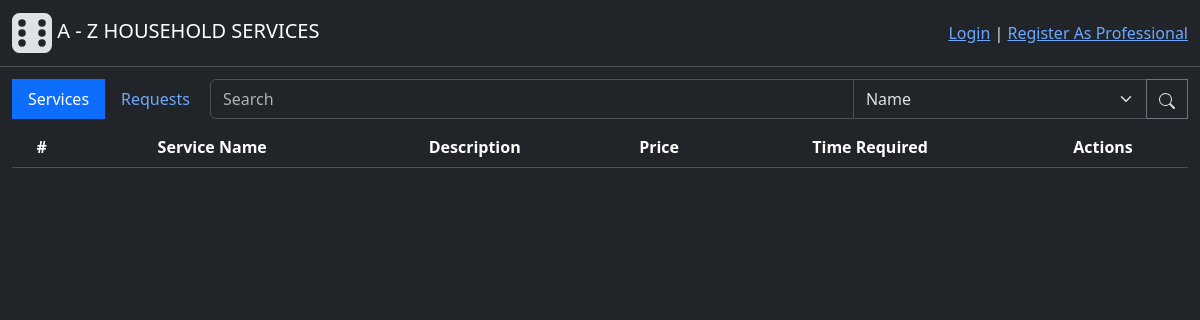
/user/services, run on an earlier commit of the app's database.
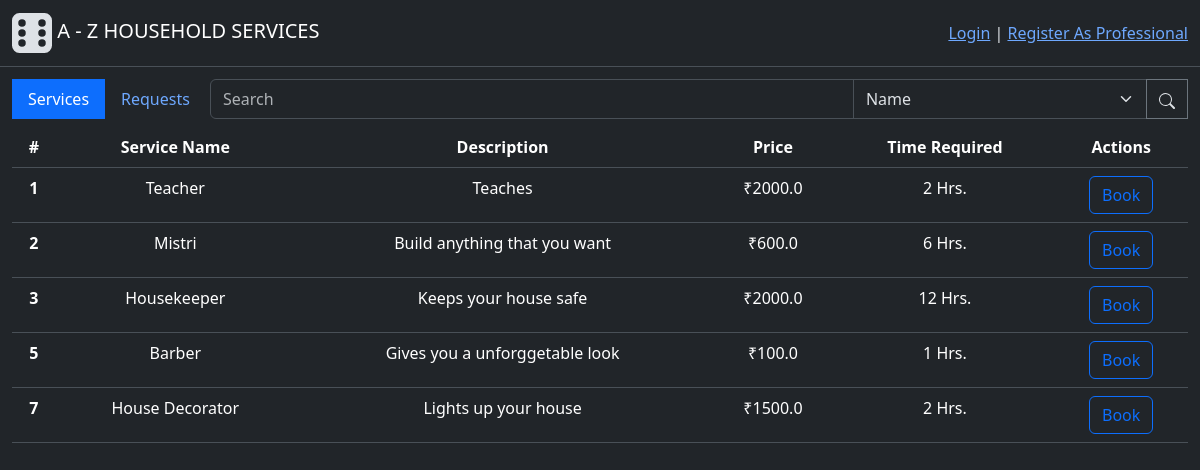
And on a later commit of the database.
### backend/modals.py (models this page shows)
class Service(db.Model):
    id = db.Column(db.Integer(), primary_key=True)
    name = db.Column(db.String(30),unique=True, nullable=False)
    desc = db.Column(db.String(500), nullable=False)
    time_required = db.Column(db.Integer(), nullable=False) # Time required (in Hrs)
    price = db.Column(db.Float(), nullable=False)
    status = db.Column(db.Integer(), nullable=False, default=1) # 0-inactive, 1-active
    service_requests = db.relationship("ServiceRequest", cascade="all, delete", backref="services", lazy=True) # For accessing all the service requests having common service
    def capitalised_name(self):
        return self.name.title()

### backend/controllers.py (the view)
@app.route("/user/services", methods=["GET", "POST"])
def user_services_tab():
    button_state = request.args.get("button_state", 1, type=int) # Accessing data send using url_for function, default=1
    services = Service.query.filter_by(status=1)
    return render_template("user_services_tab.html", services=services, button_state=button_state)

### templates/user_services_tab.html
{% extends "user_dashboard.html" %}
{% block subcontent %}
    <table class="table mt-2">
        <thead>
        <tr>
            <th scope="col">#</th>
            <th scope="col">Service Name</th>
            <th scope="col">Description</th>
            <th scope="col">Price</th>
            <th scope="col">Time Required</th>
            <th scope="col">Actions</th>
        </tr>
        </thead>
        <tbody>
            {% for service in services %}
                <tr>
                    <th scope="row">{{service.id}}</th>
                    <td>{{service.capitalised_name()}}</td>
                    <td style="max-width: 600px;">{{service.desc}}</td>
                    <td>&#8377;{{service.price}}</td>
                    <td>{{service.time_required}} Hrs.</td>
                    <td>
                        <form action="/user/services/create_request/{{service.id}}" method="POST">
                            <button type="submit" class="btn btn-outline-primary">Book</button>
                        </form>
                    </td>
                </tr>
            {% endfor %}
        </tbody>
    </table>
{% endblock %}

What changed in the data, as far as the page shows it:
now on this page (row edited): Service: id "1", capitalised_name "Teacher", desc "Teaches", price "2000.0", time_required "2"
added Service: id "2", capitalised_name "Mistri", desc "Build anything that you want", price "600.0", time_required "6"
added Service: id "3", capitalised_name "Housekeeper", desc "Keeps your house safe", price "2000.0", time_required "12"
added Service: id "5", capitalised_name "Barber", desc "Gives you a unforggetable look", price "100.0", time_required "1"
added Service: id "7", capitalised_name "House Decorator", desc "Lights up your house", price "1500.0", time_required "2"
